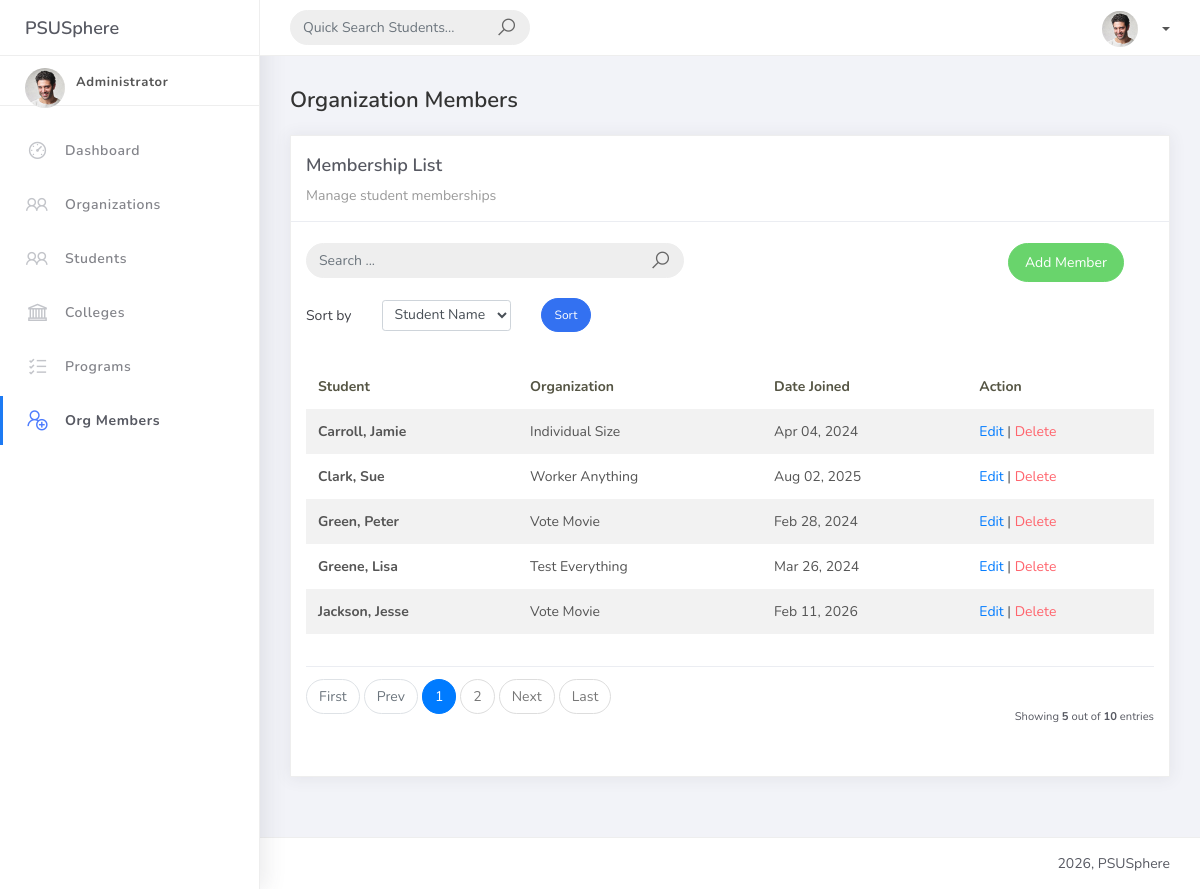
Screenshot of /orgmember_list/ with the database file from the repository.
### studentorg/models.py (models this page shows)
class BaseModel(models.Model):
    created_at = models.DateTimeField(auto_now_add=True, db_index=True)
    updated_at = models.DateTimeField(auto_now=True)
    class Meta:
        abstract = True

class OrgMember(BaseModel):
    student = models.ForeignKey(Student, on_delete=models.CASCADE)
    organization = models.ForeignKey(Organization, on_delete=models.CASCADE)
    date_joined = models.DateField()

class Student(BaseModel):
    student_id = models.CharField(max_length=15)
    lastname = models.CharField(max_length=25)
    firstname = models.CharField(max_length=25)
    middlename = models.CharField(max_length=25, blank=True, null=True)
    program = models.ForeignKey(Program, on_delete=models.CASCADE)
    def __str__(self):
        return f"{self.lastname}, {self.firstname}"

class Organization(BaseModel):
    name = models.CharField(max_length=250)
    college = models.ForeignKey(College, null=True, blank=True, on_delete=models.CASCADE)
    description = models.CharField(max_length=500)
    def __str__(self):
        return self.name

### studentorg/views.py (the view)
# urls.py: path('orgmember_list/', OrgMemberList.as_view(), name='orgmember-list'),
class OrgMemberList(ListView):
    model = OrgMember
    context_object_name = 'object_list'
    template_name = 'orgmember_list.html'
    paginate_by = 5
    def get_queryset(self):
        queryset = OrgMember.objects.select_related('student', 'organization')
        query = self.request.GET.get('q')
        if query:
            queryset = queryset.filter(
                Q(student__firstname__icontains=query) |
                Q(student__lastname__icontains=query) |
                Q(organization__name__icontains=query)
            )
        sort_by = self.request.GET.get('sort_by')
        if sort_by == 'student__lastname':
            queryset = queryset.order_by('student__lastname', 'student__firstname')
        elif sort_by == 'date_joined':
            queryset = queryset.order_by('-date_joined')
        else:
            queryset = queryset.order_by('student__lastname')
        return queryset

### templates/orgmember_list.html (shortened to what this page needs)
{% extends 'base.html' %}
{% load static %}
{% block content %}
<h4 class="page-title">Organization Members</h4>
<div class="row">
    <div class="col-md-12">
        <div class="card">
            <div class="card-header">
                <div class="card-title">Membership List</div>
                <div class="card-category">Manage student memberships</div>
            </div>
            <br />
            <div class="col-md-12 row">
                <div class="col-md-6">
                    <form class="navbar-left navbar-form nav-search mr-md-3" method="GET" action="{% url 'orgmember-list' %}">
                        <div class="input-group">
                            <input type="text" name="q" placeholder="Search ..." class="form-control" value="{{ request.GET.q|default:'' }}">
                            <div class="input-group-append">
                                <span class="input-group-text">
                                    <i class="la la-search search-icon"></i>
                                </span>
                            </div>
                        </div>
                    </form>
                </div>
                <div class="col-md-6">
                    <div class="pull-right">
                        <a href="{% url 'orgmember-add' %}" class="btn btn-success btn-rounded">Add Member</a>
                    </div>
                </div>
            </div>
            <div class="col-md-12 mt-3">
                <form method="get" class="row g-2 align-items-center">
                    <div class="col-auto">
                        <label for="smallSelect" class="col-form-label">Sort by</label>
                    </div>
                    <div class="col-auto">
                        <select class="form-control form-control-sm" id="smallSelect" name="sort_by">
                            <option value="student__lastname" {% if request.GET.sort_by == "student__lastname" %}selected{% endif %}>
                                Student Name
                            </option>
                        </select>
                    </div>
                    <div class="col-auto">
                        <button type="submit" class="btn btn-primary btn-sm btn-rounded">Sort</button>
                    </div>
                </form>
            </div>
            <div class="card-body">
                <div class="table-responsive">
                    <table class="table table-striped mt-3">
                        <thead>
                            <tr>
                                <th scope="col">Student</th>
                                <th scope="col">Organization</th>
                                <th scope="col">Date Joined</th>
                                <th scope="col">Action</th>
                            </tr>
                        </thead>
                        <tbody>
                            {% for object in object_list %}
                            <tr>
                                <td><strong>{{ object.student }}</strong></td>
                                <td>{{ object.organization }}</td>
                                <td>{{ object.date_joined|date:"M d, Y" }}</td>
                                <td>
                                    <a href="{% url 'orgmember-update' object.id %}">Edit</a> |
                                    <a href="{% url 'orgmember-delete' object.id %}" class="text-danger">Delete</a>
                                </td>
                            </tr>
                            {% empty %}
                            <tr>
                                <td colspan="4" style="text-align: center">
                                    <p class="text-sm font-weight-bold mb-0">No Records Found</p>
                                </td>
                            </tr>
                            {% endfor %}
                        </tbody>
                    </table>
                </div>
                {% include 'includes/pagination.html' %}
            </div>
        </div>
    </div>
</div>
{% endblock %}

### rows the page displays
OrgMember: student "Carroll, Jamie", organization "Individual Size", date_joined "Apr 04, 2024"
OrgMember: student "Clark, Sue", organization "Worker Anything", date_joined "Aug 02, 2025"
OrgMember: student "Green, Peter", organization "Vote Movie", date_joined "Feb 28, 2024"
OrgMember: student "Greene, Lisa", organization "Test Everything", date_joined "Mar 26, 2024"
OrgMember: student "Jackson, Jesse", organization "Vote Movie", date_joined "Feb 11, 2026"

### other values shown
{{ page_num }} "1"
{{ page_num }} "2"
{{ object_list.count }} "5"
{{ paginator.count }} "10"
